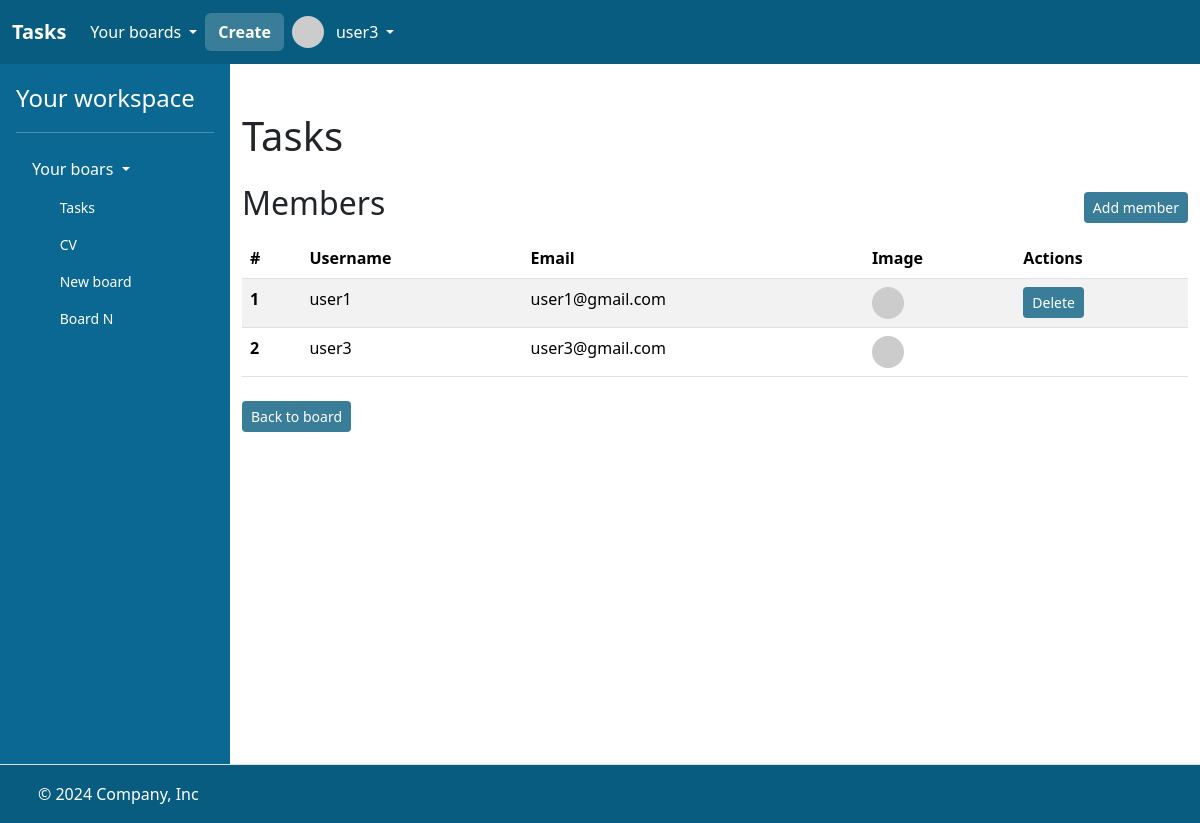
The app's page /boars/41/members (signed in) with its own data.
### task/models.py (models this page shows)
class User(AbstractUser):
    bio = models.CharField(max_length=256)

class Board(models.Model):
    name = models.CharField(max_length=256)
    description = models.CharField(max_length=256)
    members = models.ManyToManyField(User, related_name="boards")
    created_at = models.DateTimeField(auto_now_add=True)

### task/views.py (the view)
@login_required
def board_members_view(request, board_id):
    board = Board.objects.filter(id=board_id).first()
    if board is None:
        return apology(request, "Board does not exist!", 400)
    if not request.user in board.members.all():
        return apology(request, "Forbidden.", 403)
    members = board.members.all()
    for index, member in enumerate(members, start=1):
        member.index = index
    return render(
        request,
        "task/board_members.html",
        {
            "board": board,
            "boards": request.user.boards.all(),
            "members": members,
        },
    )

### task/templates/task/board_members.html (shortened to what this page needs)
{% extends "task/layout.html" %}
{% block main %}
<div class="container">
    <h1 class="mt-5">{{ board.name }}</h1>
    <div class="d-flex mt-4 mb-2" style="justify-content: space-between; align-items: center;">
        <h2>Members</h2>
        <a class="btn btn-sm" style="background: #397D99; color: white;" href="{% url 'board_add_member' board.id %}">Add member</a>
    </div>
    <table class="table table-striped">
        <thead>
          <tr>
            <th scope="col">#</th>
            <th scope="col">Username</th>
            <th scope="col">Email</th>
            <th scope="col">Image</th>
            <th scope="col">Actions</th>
          </tr>
        </thead>
        <tbody>
            {% for member in members %}
                <tr>
                    <th scope="row">{{ member.index }}</th>
                    <td>{{ member.username }}</td>
                    <td>{{ member.email }}</td>
                    <td><img src="https://i.pravatar.cc/48?u={{ member.id }}" alt="" width="32" height="32" class="rounded-circle me-2"></td>
                    <td>
                        {% if user.id != member.id %}
                            <form action="{% url 'board_delete_member' board.id %}" method="POST">
                                <input class="btn btn-sm" style="background: #397D99; color: white;" type="submit" value="Delete">
                            </form>
                        {% endif %}
                    </td>
                </tr>
            {% endfor %}
        </tbody>
      </table>
      <div class="mt-4">
        <a class="btn btn-sm" style="background: #397D99; color: white;" href="{% url 'board' board.id %}">Back to board</a>
    </div>
</div>
{% endblock %}

### task/templates/task/layout.html (shortened to what this page needs)
<!DOCTYPE html>
{% load static %}
<html lang="en">
    <head>
        <link href="https://cdn.jsdelivr.net/npm/bootstrap@5.3.3/dist/css/bootstrap.min.css" rel="stylesheet">
        <link rel="stylesheet" href="https://cdn.jsdelivr.net/npm/bootstrap-icons@1.3.0/font/bootstrap-icons.css">
        <link href="{% static 'styles.css' %}" rel="stylesheet">
    </head>
    <body style="height: 100vh;">
        <div style="display: flex; flex-direction: column; height: 100%;">
            <header>
                <nav class="navbar navbar-expand-lg"  data-bs-theme="dark" style="background: #085c80;">
                    <div class="container-fluid">
                      <a class="navbar-brand fw-bold" href="{% url 'index' %}">Tasks</a>
                      <div class="collapse navbar-collapse" id="navbarHeader">
                        <ul class="navbar-nav me-auto mb-2 mb-lg-0" style="display: flex; align-items: center;">
                            {% if user.is_authenticated %}
                                <li class="nav-item dropdown">
                                    <a class="nav-link dropdown-toggle text-white" href="#" role="button" data-bs-toggle="dropdown" aria-expanded="false" style="display: flex; align-items: center; gap: 4px;">
                                        <span>Your boards</span>
                                    </a>
                                </li>
                                <li class="nav-item">
                                    <a class="btn fw-bold text-white" style="background: #397D99; color: white;" href="{% url 'create_board' %}">Create</a>
                                </li>
                                <li class="nav-item dropdown">
                                    <a class="nav-link dropdown-toggle text-white" href="#" role="button" data-bs-toggle="dropdown" aria-expanded="false" style="display: flex; align-items: center; gap: 4px;">
                                        <img src="https://i.pravatar.cc/48?u={{ user.id }}" alt="" width="32" height="32" class="rounded-circle me-2">
                                        <span>{{ user.username }}</span>
                                    </a>
                                </li>
                          {% endif %}
                        </ul>
                      </div>
                    </div>
                  </nav>
            </header>
            <main style="flex: 1;">
                <div class="d-flex flex-nowrap" style="height: 100%;">
                    {% if user.is_authenticated %}
                    <div class="d-none d-lg-flex flex-column flex-shrink-0 p-3 text-white" style="width: 230px; background: #0A6892;">
                        <a href="/" class="d-flex align-items-center mb-3 mb-md-0 me-md-auto text-white text-decoration-none">
                          <span class="fs-4">Your workspace</span>
                        </a>
                        <hr>
                        <ul class="nav nav-pills flex-column mb-auto">
                          <li class="mb-1">
                            <button class="nav-link text-white collapsed dropdown-toggle" data-bs-toggle="collapse" data-bs-target="#home-collapse" aria-expanded="true">
                                Your boars
                            </button>
                            <div class="collapse show " id="home-collapse">
                                <ul class="btn-toggle-nav list-unstyled fw-normal pb-1 small" style="max-height: 490px; overflow-y: auto;">
                                    {% for board in boards %}
                                    <li>
                                        <a href="{% url 'board' board.id %}" class="nav-link text-white">
                                        <svg class="bi me-2" width="16" height="16"><use xlink:href="#speedometer2"></use></svg>
                                        {{ board.name }}
                                        </a>
                                    </li>
                                    {% endfor %}
                                </ul>
                            </div>
                          </li>
                        </ul>
                    </div>
                    {% endif %}
                    <div style="flex: 1; background: white; overflow-x: hidden; min-height: 700px;">
                        {% block main %}
                        {% endblock %}
                    </div>
                </div>
            </main>
            <footer class="d-flex flex-wrap justify-content-between align-items-center py-3 border-top" style="background: #085c80; border: none;">
                <div class="col-md-4 d-flex align-items-center">
                  <a href="/" class="mb-3 me-2 mb-md-0 text-body-secondary text-decoration-none lh-1">
                    <svg class="bi" width="30" height="24"><use xlink:href="#bootstrap"></use></svg>
                  </a>
                  <span class="mb-3 mb-md-0 text-white">© 2024 Company, Inc</span>
                </div>
                <ul class="nav col-md-4 justify-content-end list-unstyled d-flex">
                  <li class="ms-3"><a class="text-body-secondary" href="#"><svg class="bi" width="24" height="24"><use xlink:href="#twitter"></use></svg></a></li>
                  <li class="ms-3"><a class="text-body-secondary" href="#"><svg class="bi" width="24" height="24"><use xlink:href="#instagram"></use></svg></a></li>
                  <li class="ms-3"><a class="text-body-secondary" href="#"><svg class="bi" width="24" height="24"><use xlink:href="#facebook"></use></svg></a></li>
                </ul>
            </footer>
        </div>
    </body>
</html>

### records on screen
User: username "user3", index "2", email "user3@gmail.com"
Board: name "Tasks"
Board: name "CV"
Board: name "New board"
Board: name "Board N"
User: index "1", username "user1", email "user1@gmail.com"
